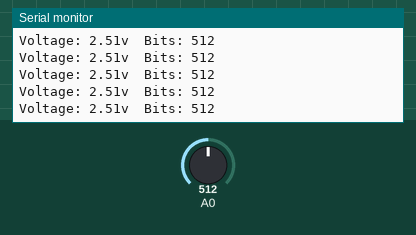
The sketch below on a simulated Arduino Uno, built with avr-gcc and run on an emulated ATmega328P. Shown: the last lines printed to the serial monitor. The test bench sets the inputs (shaded band); at power-on: A0 = 512.

Above: at 1.2 s.
1.3 s: A0 set to 716
At 1.32 s:
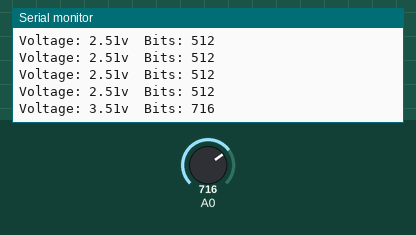
2.8 s: A0 set to 900
At 2.83 s:
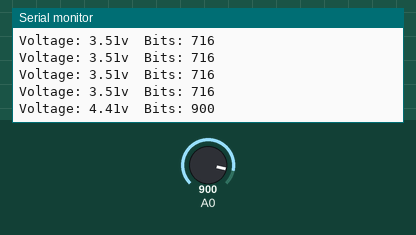
Timing chart, 0 to 5.8 s (numbered marks = the images above; inputs shaded):
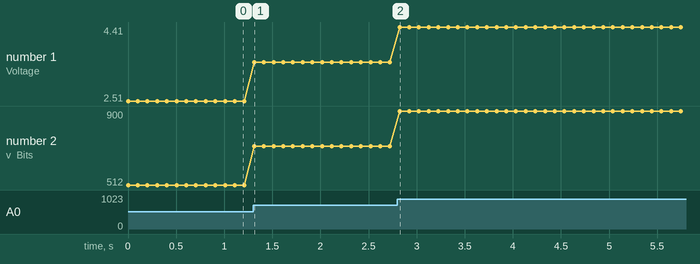

The sketch:

Robotics_13Potentiometer_Voltage_and_Bit_value.ino
```cpp
//Analog input
//The Arduino will read the voltage of a potentiometer, and will display the value on the Serial Monitor

//First the variables must be declared, in this case sensor for the reading of bits, and v for the convertion from bits to voltage.
float sensor; //sensor is a float because operations with integers only give back integers, so in order to have decimals in the voltage, it is necessary to use float
float v;
int sensorInt; //This converts the float of the sensor to an integer, since it is not necessary to display .00

void setup() {

pinMode(A0,INPUT_PULLUP);

  Serial.begin(9600);
  // Print a message to the LCD.

}

void loop() {


sensor=analogRead(A0); //HERE IT READS
v=sensor/(1023/5);
sensorInt=sensor; //THIS CONVERTS THE FLOAT OF THE SENSOR TO AN INTEGER


Serial.print("Voltage: ");
Serial.print(v); //THIS PRINTS THE VOLTAGE
Serial.print("v  ");
Serial.print("Bits: ");
Serial.print(sensorInt); //THIS PRINTS THE BITS AS AN INTEGER
Serial.println();

delay(100);

}
```

Measured:
- after the input at 1.3 s, the serial monitor: prints a new line at once (image 1)
- after the input at 2.8 s, the serial monitor: prints a new line at once (image 2)
- plotted number 1: 2.51 → 3.51 after the input at 1.3 s, 3.51 → 4.41 after the input at 2.8 s
- plotted number 2: 512 → 716 after the input at 1.3 s, 716 → 900 after the input at 2.8 s
